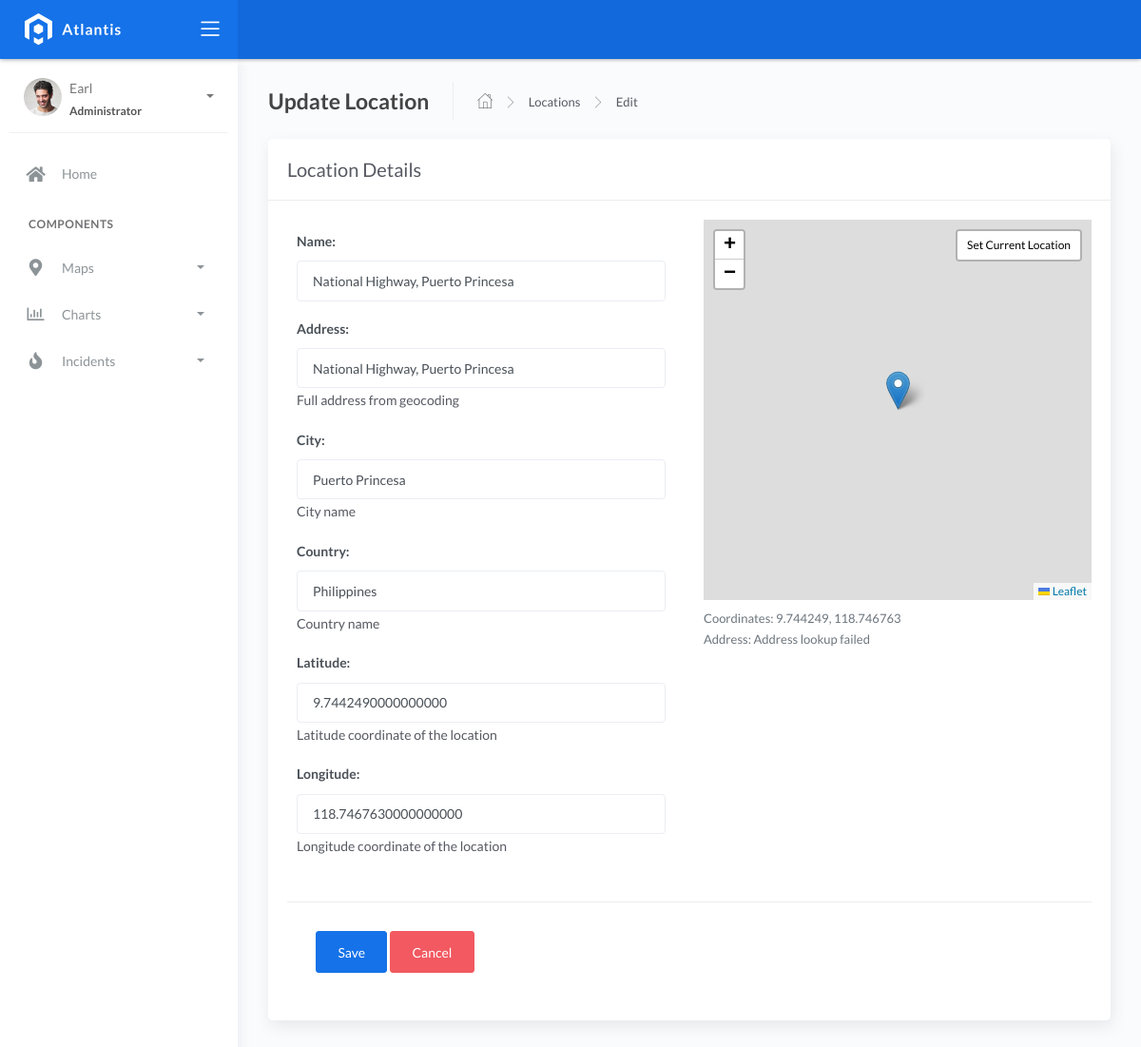
/locations/5/edit/, run on the app's committed database.
### fire/models.py (models this page shows, shortened)
class BaseModel(models.Model):
    created_at = models.DateTimeField(auto_now_add=True, db_index=True)
    updated_at = models.DateTimeField(auto_now=True)
    class Meta:
        abstract = True

class Locations(BaseModel):
    name = models.CharField(max_length=150)
    latitude = models.DecimalField(
        max_digits=22,
        decimal_places=16,
        null=True,
        blank=True,
        help_text="Latitude coordinate of the location"
    )
    longitude = models.DecimalField(
        max_digits=22,
        decimal_places=16,
        null=True,
        blank=True,
        help_text="Longitude coordinate of the location"
    )
    address = models.CharField(
        max_length=500,  # Increased to accommodate full addresses
        blank=True,
        help_text="Full address from geocoding"
    )
    city = models.CharField(
        max_length=150,
        blank=True,
        help_text="City name"
    )
    country = models.CharField(
        max_length=150,
        blank=True,
        help_text="Country name"
    )

### fire/views.py (the view)
# urls.py: path('locations/<int:pk>/edit/', LocationUpdateView.as_view(), name='location-update'),
class LocationUpdateView(UpdateView):
    model = Locations
    form_class = LocationForm
    template_name = 'location_form.html'
    success_url = reverse_lazy('location-list')

### templates/location_form.html (shortened to what this page needs)
{% extends 'base.html' %}
{% load static %}
{% block content %}
<div class="page-inner">
  <div class="page-header">
    <h4 class="page-title">{% if object %}Update Location{% else %}Add Location{% endif %}</h4>
    <ul class="breadcrumbs">
      <li class="nav-home">
        <a href="{% url 'home' %}">
          <i class="flaticon-home"></i>
        </a>
      </li>
      <li class="separator">
        <i class="flaticon-right-arrow"></i>
      </li>
      <li class="nav-item">
        <a href="{% url 'location-list' %}">Locations</a>
      </li>
      <li class="separator">
        <i class="flaticon-right-arrow"></i>
      </li>
      <li class="nav-item">
        <a href="#">{% if object %}Edit{% else %}Add{% endif %}</a>
      </li>
    </ul>
  </div>
  <div class="row">
    <div class="col-md-12">
      <div class="card">
        <div class="card-header">
          <h4 class="card-title">Location Details</h4>
        </div>
        <div class="card-body">
          <form method="post" enctype="multipart/form-data">
            <div class="row">
              <div class="col-md-6">
                <div class="form-group">
                  {{ form.as_p }}
                </div>
              </div>
              <div class="col-md-6">
                <div id="map" style="width: 100%; height: 400px;"></div>
                <div id="coordinates-display" class="mt-2">
                  <small class="text-muted">Coordinates: <span id="coord-display">No location selected</span></small>
                  <br>
                  <small class="text-muted">Address: <span id="address-display">No address available</span></small>
                </div>
              </div>
            </div>
            <div class="card-action">
              <button type="submit" class="btn btn-primary">Save</button>
              <a href="{% url 'location-list' %}" class="btn btn-danger">Cancel</a>
            </div>
          </form>
        </div>
      </div>
    </div>
  </div>
</div>
<link rel="stylesheet" href="https://unpkg.com/leaflet@1.7.1/dist/leaflet.css" />
{% endblock %}

### templates/location_form.html (style rules this page uses)
.card-action { padding-top: 20px; border-top: 1px solid #ebedf2; margin-top: 20px; }

### data on the page
Locations: name "National Highway, Puerto Princesa", address "National Highway, Puerto Princesa", city "Puerto Princesa", country "Philippines", latitude "9.7442490000000000", longitude "118.7467630000000000"
